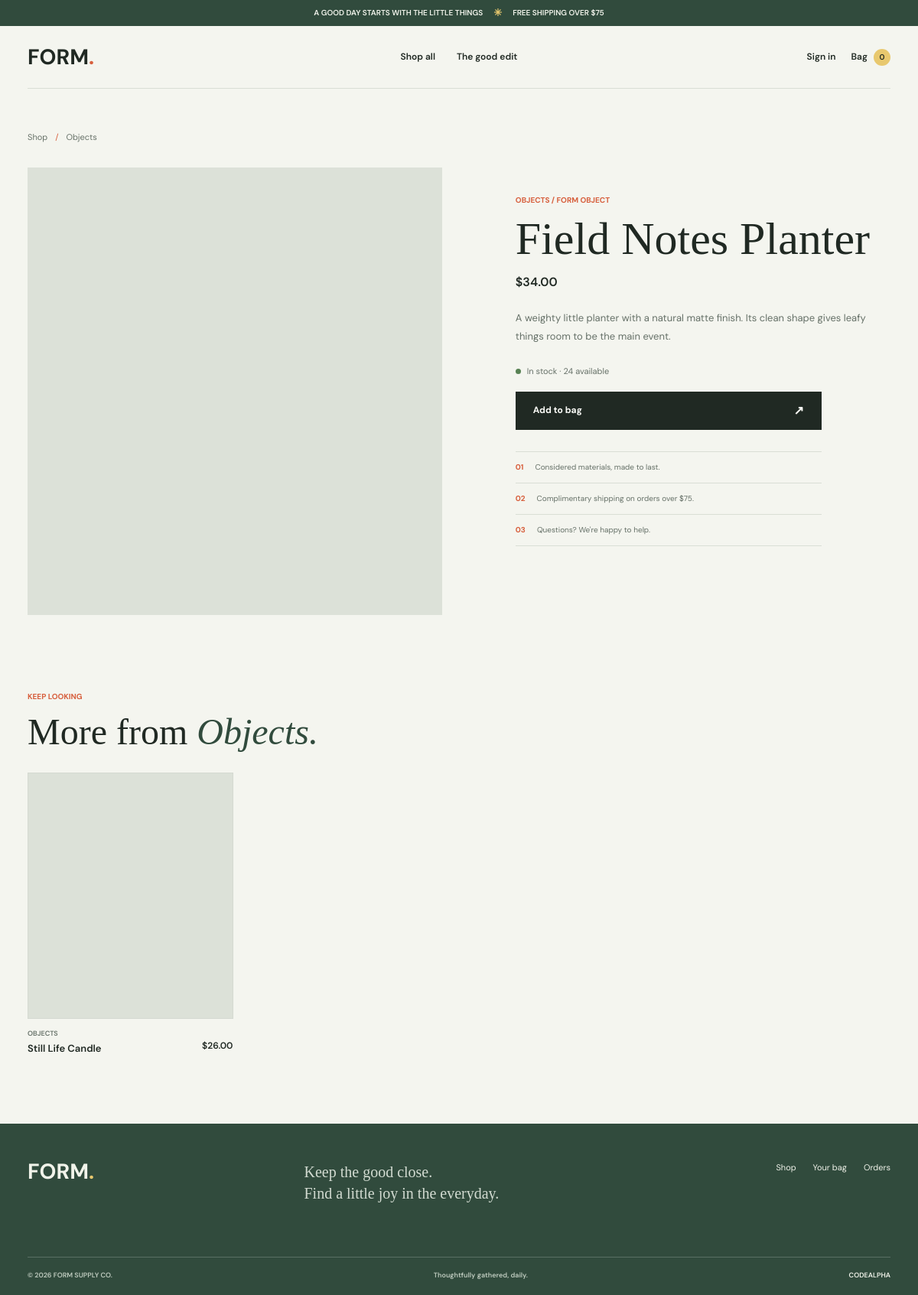
The app's page /products/field-notes-planter/ with its own data.
### shop/models.py (models this page shows, shortened)
class Product(models.Model):
    name = models.CharField(max_length=140)
    slug = models.SlugField(unique=True)
    category = models.CharField(max_length=60)
    description = models.TextField()
    price = models.DecimalField(max_digits=9, decimal_places=2)
    image_url = models.URLField(blank=True)
    stock = models.PositiveIntegerField(default=0)
    featured = models.BooleanField(default=False)
    created_at = models.DateTimeField(auto_now_add=True)
    class Meta:
        ordering = ["-featured", "name"]
    def get_absolute_url(self):
        return reverse("product_detail", args=[self.slug])

### shop/views.py (the view)
# urls.py: path("products/<slug:slug>/", views.product_detail, name="product_detail"),
def product_detail(request, slug):
    product = get_object_or_404(Product, slug=slug)
    related_products = Product.objects.filter(category=product.category).exclude(pk=product.pk)[:3]
    return render(request, "shop/product_detail.html", {
        "product": product,
        "related_products": related_products,
    })

### shop/context_processors.py (called while the page is built)
def cart_summary(request):
    cart = request.session.get("cart", {})
    return {"cart_count": sum(cart.values())}

### shop/templates/shop/product_detail.html (shortened to what this page needs)
{% extends "shop/base.html" %}
{% block content %}
<main class="wrap inner-page">
    <nav class="breadcrumbs" aria-label="Breadcrumb"><a href="{% url 'home' %}">Shop</a><span>/</span><span>{{ product.category }}</span></nav>
    <section class="detail-layout">
        <div class="detail-photo"><img src="{{ product.image_url }}" alt="{{ product.name }}"></div>
        <div class="detail-copy"><p class="eyebrow">{{ product.category }} / FORM OBJECT</p><h1>{{ product.name }}</h1><p class="detail-price">${{ product.price }}</p><div class="detail-description">{{ product.description|linebreaks }}</div>
            <p class="availability">{% if product.stock > 0 %}<span class="availability-dot"></span> In stock · {{ product.stock }} available{% else %}<span class="availability-dot unavailable"></span> Currently unavailable{% endif %}</p>
            <form method="post" action="{% url 'add_to_cart' product.pk %}"><button class="button button-dark detail-add" type="submit" >Add to bag <span>↗</span></button></form>
            <div class="detail-perks"><p><span>01</span> Considered materials, made to last.</p><p><span>02</span> Complimentary shipping on orders over $75.</p><p><span>03</span> Questions? We're happy to help.</p></div>
        </div>
    </section>
    {% if related_products %}<section class="related-products"><div class="section-heading"><div><p class="eyebrow">Keep looking</p><h2>More from <em>{{ product.category }}.</em></h2></div></div><div class="product-grid">{% for item in related_products %}<article class="product-card"><a class="product-photo" href="{{ item.get_absolute_url }}"><img src="{{ item.image_url }}" alt="{{ item.name }}" loading="lazy"></a><div class="product-info"><div><p class="product-category">{{ item.category }}</p><h3><a href="{{ item.get_absolute_url }}">{{ item.name }}</a></h3></div><p class="product-price">${{ item.price }}</p></div></article>{% endfor %}</div></section>{% endif %}
</main>
{% endblock %}

### shop/static/shop/style.css (style rules this page uses)
:root { color-scheme: light; --paper: #f4f5ef; --white: #fbfcf8; --ink: #202923; --muted: #667168; --line: #d9ded5; --green: #c5d6c3; --forest: #314b3d; --orange: #d75f3d; --yellow: #e8c86e; --serif: "Playfair Display", Georgia, serif; --sans: "DM Sans", "Segoe UI", sans-serif; }
* { box-sizing: border-box; }
html { scroll-behavior: smooth; }
body { margin: 0; background: var(--paper); color: var(--ink); font-family: var(--sans); font-size: 15px; line-height: 1.6; }
a { color: inherit; text-decoration: none; }
button, input, select { font: inherit; }
button, a, select { -webkit-tap-highlight-color: transparent; }
button { color: inherit; }
.wrap { width: min(1240px, calc(100% - 72px)); margin-inline: auto; }
.eyebrow { margin: 0 0 14px; color: var(--orange); font-size: 10px; font-weight: 700; letter-spacing: 0; line-height: 1.4; text-transform: uppercase; }
h1, h2, h3, p { margin-top: 0; }
.hero h1, .detail-copy h1, .auth-panel h1, .confirmation-page h1 { margin: 0 0 22px; font-family: var(--serif); font-size: clamp(52px, 6.2vw, 82px); font-weight: 500; line-height: .99; letter-spacing: 0; }
h1 em, h2 em, .hero h1 em { color: var(--forest); font-weight: 500; }
.button { min-height: 50px; width: fit-content; display: inline-flex; align-items: center; justify-content: center; gap: 26px; padding: 0 22px; border: 1px solid transparent; font-size: 12px; font-weight: 700; transition: background .2s ease, color .2s ease, transform .2s ease; }
.button span { font-size: 16px; }
.button-dark { background: var(--ink); color: var(--white); }
.section-heading { display: flex; align-items: flex-end; justify-content: space-between; gap: 24px; margin-bottom: 35px; }
.section-heading h2, .manifesto-copy h2 { margin: 0; font-family: var(--serif); font-size: clamp(35px, 4vw, 52px); font-weight: 500; line-height: 1.05; letter-spacing: 0; }
.product-grid { display: grid; grid-template-columns: repeat(4, minmax(0, 1fr)); gap: 31px 18px; }
.product-card { min-width: 0; animation: rise-in .5s both; }
.product-photo { aspect-ratio: 4 / 4.8; position: relative; display: block; overflow: hidden; background: #dce1d8; }
.product-photo::after { position: absolute; inset: 0; border: 1px solid #2029230a; content: ""; pointer-events: none; }
.product-info { display: flex; justify-content: space-between; gap: 12px; padding-top: 12px; }
.product-category { margin: 0 0 3px; color: var(--muted); font-size: 9px; font-weight: 600; letter-spacing: 0; text-transform: uppercase; }
.product-info h3 { margin: 0; font-size: 13px; font-weight: 600; line-height: 1.35; }
.product-price { margin: 14px 0 0; white-space: nowrap; font-size: 12px; font-weight: 600; }
.inner-page { min-height: 60vh; padding-top: 55px; padding-bottom: 90px; }
.breadcrumbs { display: flex; gap: 10px; margin-bottom: 30px; color: var(--muted); font-size: 11px; }
.breadcrumbs span:nth-child(2) { color: var(--orange); }
.detail-layout { display: grid; grid-template-columns: 1.05fr .95fr; gap: min(8vw, 100px); align-items: start; }
.detail-photo { aspect-ratio: 1 / 1.08; overflow: hidden; background: #dce1d8; }
.detail-copy { position: sticky; top: 24px; padding: 36px 2vw 10px 0; }
.detail-copy h1 { margin-bottom: 14px; font-size: clamp(43px, 5vw, 64px); }
.detail-price { margin-bottom: 22px; font-size: 16px; font-weight: 600; }
.detail-description { max-width: 470px; color: var(--muted); font-size: 13px; line-height: 1.9; }
.availability { display: flex; align-items: center; gap: 8px; margin: 24px 0 17px; color: var(--muted); font-size: 11px; }
.availability-dot { width: 7px; height: 7px; border-radius: 50%; background: #588254; }
.detail-add { width: min(100%, 400px); justify-content: space-between; }
.detail-perks { max-width: 400px; margin-top: 28px; border-top: 1px solid var(--line); }
.detail-perks p { display: flex; gap: 15px; margin: 0; padding: 12px 0; border-bottom: 1px solid var(--line); color: var(--muted); font-size: 10px; }
.detail-perks span { color: var(--orange); font-weight: 700; }
.related-products { padding-top: 100px; }
.related-products .section-heading { margin-bottom: 28px; }

### records on screen
Product: category "Objects", category "OBJECTS", name "Field Notes Planter", price "34.00", description "A weighty little planter with a natural matte finish. Its clean shape gives leafy things room to be the main event.", stock "24"
Product: category "OBJECTS", name "Still Life Candle", price "26.00"

### other values on screen
{{ cart_count }} "0"
